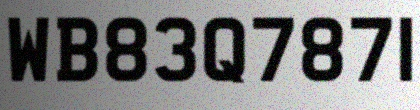
#> input picture data/synthetic_plates/images/synthetic_00350.jpg, 420 x 110 px; its folder holds only this picture in this run
$ python -i generate_synthetic_plates.py   (imports and definitions only)
#> lines starting #> are read from the running program, lines starting #| are printed output that depends on the picture; after the words box and inside, x2 and y2 are one past the last pixel; in counts of white or black regions, pixels touching at a corner belong together
#> further down, picture is the input picture: shape (110, 420, 3); mean B, G, R 126.2, 126.2, 126.2
import os
import random
import string
import numpy as np
import cv2
from PIL import Image, ImageDraw, ImageFont
import multiprocessing
from functools import partial
from pathlib import Path
from tqdm import tqdm

# --- Configuration ---
NUM_IMAGES = 60000  # 30k GJ + 10k BH + 20k Other
PROJECT_ROOT = Path(__file__).resolve().parent.parent
OUTPUT_DIR = PROJECT_ROOT / "data" / "synthetic_plates" / "images"
GT_FILE = PROJECT_ROOT / "data" / "synthetic_plates" / "rec_gt.txt"
FONT_PATH = PROJECT_ROOT / "data" / "fonts" / "CharlesWright-Bold.otf"

# Ensure directories exist
# [1 line not run here, left out]

# Load Font globally for worker processes
try:
    plate_font = ImageFont.truetype(str(FONT_PATH), 70)
except Exception as e:
    print(f"Error loading Charles Wright font: {e}")
    plate_font = ImageFont.load_default()

# [76 lines left out: function generate_text, not called in this run]

def apply_real_world_degradation(cv_img):
    h, w = cv_img.shape[:2]
#> h = 110; w = 420

    # 1. Perspective Warp (Simulating camera angle)
    src_pts = np.float32([[0, 0], [w, 0], [0, h], [w, h]])
#> src_pts = [[0, 0], [420, 0], [0, 110], [420, 110]]
    max_shift = 15
    dst_pts = np.float32([
        [random.randint(0, max_shift), random.randint(0, max_shift)],
        [w - random.randint(0, max_shift), random.randint(0, max_shift)],
        [random.randint(0, max_shift), h - random.randint(0, max_shift)],
        [w - random.randint(0, max_shift), h - random.randint(0, max_shift)]
    ])
    M = cv2.getPerspectiveTransform(src_pts, dst_pts)
    cv_img = cv2.warpPerspective(cv_img, M, (w, h), borderMode=cv2.BORDER_REPLICATE)
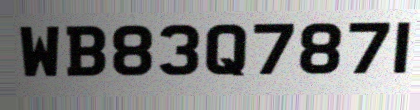
#> cv_img: shape (110, 420, 3); mean of channels 0, 1, 2 136.6, 136.5, 136.5; drawn as B, G, R

    # 2. Shadows (Bumper overhang or uneven lighting)
    if random.random() > 0.3:
        shadow = np.zeros((h, w, 3), dtype=np.uint8)
        # Create a random dark polygon
        pt1 = (random.randint(0, w), 0)
#> pt1 = (111, 0)
        pt2 = (random.randint(0, w), h)
#> pt2 = (258, 110)
        pt3 = (0, h)
#> pt3 = (0, 110)
        pt4 = (0, 0)
        pts = np.array([pt1, pt2, pt3, pt4])
        cv2.fillPoly(shadow, [pts], (1, 1, 1))
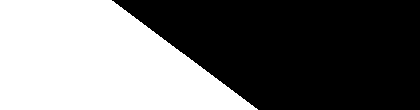
#> shadow: shape (110, 420, 3); values 0 (black) and 1 (white), 44.1% white; 1 white region, box (x1, y1, x2, y2) and area: (0, 0, 258, 110) 20369

        alpha = random.uniform(0.3, 0.7)
        # Apply shadow only where polygon is
        cv_img = np.where(shadow == 1, cv2.addWeighted(cv_img, alpha, np.zeros_like(cv_img), 0, 0), cv_img)
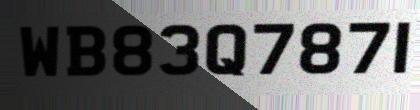
#> cv_img: shape (110, 420, 3); mean of channels 0, 1, 2 106.7, 106.6, 106.7; drawn as B, G, R

    # 3. Brightness & Contrast (Night vs Sun Glare)
    is_night = random.random() > 0.5
    if is_night:
        alpha_c = random.uniform(0.4, 0.8) # Lower contrast
        beta_c = random.randint(-60, -10)  # Darker
    else:
        alpha_c = random.uniform(1.0, 1.4) # Higher contrast
        beta_c = random.randint(10, 60)    # Brighter (Glare)
    cv_img = cv2.convertScaleAbs(cv_img, alpha=alpha_c, beta=beta_c)
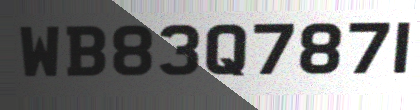
#> cv_img: shape (110, 420, 3); mean of channels 0, 1, 2 135.1, 135, 135.1; drawn as B, G, R

    # 4. Dirt, Mud, & Covered Edges
    if random.random() > 0.4:
        for _ in range(random.randint(2, 8)):
            cx, cy = random.randint(0, w), random.randint(0, h)
            radius = random.randint(3, 12)
            color = (random.randint(20,50), random.randint(30,60), random.randint(40,70)) # Dirt brown/grey
            cv2.circle(cv_img, (cx, cy), radius, color, -1)
            # Blur the dirt so it looks organic
            cv_img = cv2.GaussianBlur(cv_img, (5, 5), 0)
#> this loop made 6 passes
#> pass 1, in apply_real_world_degradation, `cv_img = cv2.GaussianBlur(cv_img, (5, 5), 0)`:
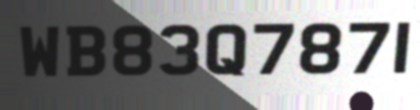
#> cv_img: shape (110, 420, 3); mean of channels 0, 1, 2 133.5, 133.3, 133.4; drawn as B, G, R

    # 5. Gaussian Noise (Cheap Camera Static) & Motion Blur
    mean = 0
    var = random.randint(5, 30)
    sigma = var**0.5
    gauss = np.random.normal(mean, sigma, (h, w, 3)).astype(np.float32)
    cv_img = cv_img.astype(np.float32) + gauss
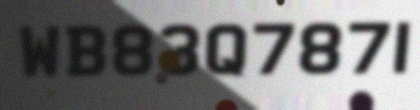
#> cv_img: shape (110, 420, 3) float32; mean of channels 0, 1, 2 132.7, 132.6, 133; drawn with min black and max white
    cv_img = np.clip(cv_img, 0, 255).astype(np.uint8)

    # Motion Blur
    if random.random() > 0.5:
        k_size = random.choice([3, 5, 7])
        kernel = np.zeros((k_size, k_size))
        kernel[int((k_size-1)/2), :] = np.ones(k_size)
        kernel /= k_size
        cv_img = cv2.filter2D(cv_img, -1, kernel)
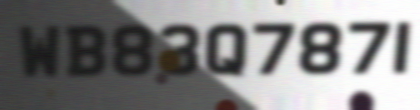
#> cv_img: shape (110, 420, 3); mean of channels 0, 1, 2 132, 132, 132.4; drawn as B, G, R

    return cv_img

# [65 lines left out: functions generate_single_image, main, not called in this run]

# [2 lines not run here, left out]

>>> import cv2
>>> picture = cv2.imread('../data/synthetic_plates/images/synthetic_00350.jpg')
>>> result = apply_real_world_degradation(picture)

$ run again, on data/synthetic_plates/images/synthetic_00500.jpg
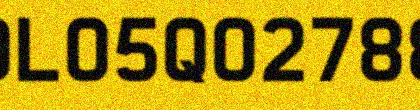
#> input picture data/synthetic_plates/images/synthetic_00500.jpg, 420 x 110 px
#> picture is the input picture: shape (110, 420, 3); mean B, G, R 16.2, 148.8, 176.1
#> shadow: shape (110, 420, 3); values 0 (black) and 1 (white), 44.1% white; 1 white region, box (x1, y1, x2, y2) and area: (0, 0, 258, 110) 20369
#> in apply_real_world_degradation, `cv_img = np.where(shadow == 1, cv2.addWeighted(cv_img, alpha, np.zeros..`:
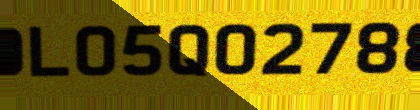
#> cv_img: shape (110, 420, 3); mean of channels 0, 1, 2 11.7, 113.5, 134; drawn as B, G, R
#> in apply_real_world_degradation, `cv_img = cv2.filter2D(cv_img, -1, kernel)`:
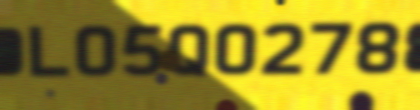
#> cv_img: shape (110, 420, 3); mean of channels 0, 1, 2 37.5, 140.6, 154.4; drawn as B, G, R

$ run again, on data/synthetic_plates/images/synthetic_03021.jpg
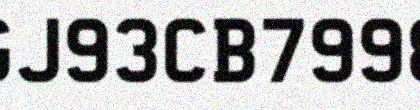
#> input picture data/synthetic_plates/images/synthetic_03021.jpg, 420 x 110 px
#> picture is the input picture: shape (110, 420, 3); mean B, G, R 179.9, 180.1, 179.8
#> shadow: shape (110, 420, 3); values 0 (black) and 1 (white), 44.1% white; 1 white region, box (x1, y1, x2, y2) and area: (0, 0, 258, 110) 20369
#> in apply_real_world_degradation, `cv_img = np.where(shadow == 1, cv2.addWeighted(cv_img, alpha, np.zeros..`:
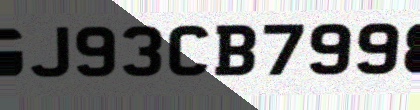
#> cv_img: shape (110, 420, 3); mean of channels 0, 1, 2 136.2, 136.5, 136.1; drawn as B, G, R
#> in apply_real_world_degradation, `cv_img = cv2.filter2D(cv_img, -1, kernel)`:
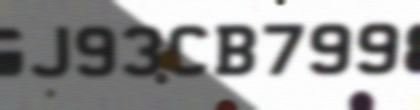
#> cv_img: shape (110, 420, 3); mean of channels 0, 1, 2 155.3, 155.4, 155.7; drawn as B, G, R

$ run again, on data/synthetic_plates/images/synthetic_03306.jpg
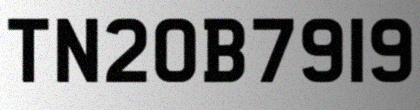
#> input picture data/synthetic_plates/images/synthetic_03306.jpg, 420 x 110 px
#> picture is the input picture: shape (110, 420, 3); mean B, G, R 138, 138, 137.9
#> shadow: shape (110, 420, 3); values 0 (black) and 1 (white), 44.1% white; 1 white region, box (x1, y1, x2, y2) and area: (0, 0, 258, 110) 20369
#> after the loop in apply_real_world_degradation, `for _ in range(random.randint(2, 8)):`:
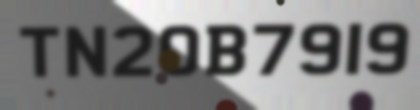
#> cv_img: shape (110, 420, 3); mean of channels 0, 1, 2 127.5, 127.6, 127.9; drawn as B, G, R
